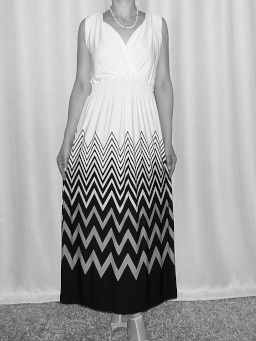
#> input picture rochie.jpg, 256 x 341 px
$ python app.py
#> lines starting #> are read from the running program, lines starting #| are printed output that depends on the picture; after the words box and inside, x2 and y2 are one past the last pixel; in counts of white or black regions, pixels touching at a corner belong together
import math

import matplotlib as mpl
import matplotlib.pyplot as plt
import numpy as np

#from fcmeans import FCM
import skfuzzy as fuzz
from numpy import ndarray as npnd
from scipy import signal
from skimage import color, feature, io, measure
from skimage.transform import resize
from sklearn import cluster, datasets

#1) Procesarea imaginii 'rochie.jpg'

# Încărcarea imaginii și afișarea ei
image = io.imread('rochie.jpg')
#> image is the input picture: shape (341, 256); min 0, max 249, mean 165.5

# Afișăm imaginea originală în tonuri de gri
plt.figure(),plt.imshow(image,cmap="gray"),plt.title("Rochie"),plt.colorbar(),plt.show()

print(np.shape(image))
#| (341, 256)

# Funcție pentru calculul histogramei
# Această funcție calculează distribuția intensităților pixelilor în imagine
# Returnează un vector de 256 de elemente, fiecare reprezentând frecvența relativă a unei intensități
def histogram(height, width, image):
    hist=np.zeros(256)  # Inițializăm histograma cu zerouri
    for i in range(height):
        for j in range(width):
            hist[image[i,j]]+=1    # Incrementăm contorul pentru intensitatea curentă
    return hist/(height*width)    # Normalizăm histograma împărțind la numărul total de pixeli

# Calculăm și afișăm histograma imaginii
height, width = np.shape(image)
#> height = 341; width = 256
hist = histogram(height, width, image)
#> hist = 256 values, max 0.0186 at index 200, min 0 at index 250, mean 0.00391
plt.figure(),plt.plot(hist),plt.title("Histograma Rochie"),plt.show()
#> figure, not shown here; curve peaks at x = 200, y = 0.0186

# Alegerea pragurilor de segmentare bazate pe histogramă
# Aceste praguri sunt alese pentru a separa regiunile întunecate, medii și luminoase
Threshold1 = 80   # Prag pentru separarea regiunilor întunecate
Threshold2 = 225  # Prag pentru separarea regiunilor luminoase

# Crearea imaginii segmentate
# 0 = regiuni luminoase
# 1 = regiuni medii
# 2 = regiuni întunecate
result = np.zeros((height, width), dtype=np.uint8)

for i in range(height):
    for j in range(width):
        if (image[i,j]<Threshold1):
            result[i,j]=2                 # Regiuni întunecate
        elif (Threshold1<=image[i,j]<=Threshold2):
            result[i,j]=1                 # Regiuni medii
        elif (image[i,j]>Threshold2):
            result[i,j]=0                 # Regiuni luminoase
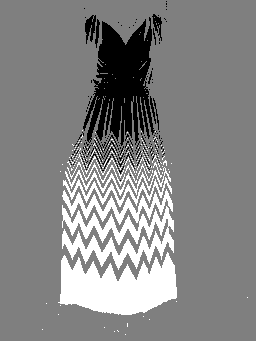
#> result: shape (341, 256); min 0, max 2, mean 1.05; drawn with min black and max white

plt.figure(), plt.imshow(result, cmap='gray')
plt.title("Segmentare rochie"), plt.colorbar(), plt.show()


#2) Procesarea imaginii 'S6.png'

# Încărcarea și conversia imaginii
image2 = io.imread('S6.png')
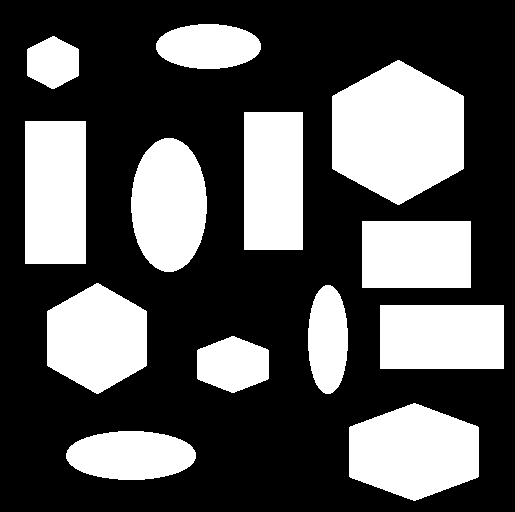
#> input picture s6.png, 515 x 512 px, found by its file name
#> image2 is the input picture: shape (512, 515, 4); mean R, G, B, A 87, 87, 87, 255

# Conversia imaginii la tonuri de gri dacă este necesar
# Verificăm dacă imaginea este color (3 canale) sau RGBA (4 canale)
if image2.ndim == 3:
    if image2.shape[2] == 4:  # Dacă imaginea este în format RGBA
        image2 = color.rgba2rgb(image2)  # Mai întâi convertim RGBA la RGB
#> image2: shape (512, 515, 3) float64; values 0 (black) and 1 (white), 34.1% white; 13 white regions, largest, box (x1, y1, x2, y2) and area: (332, 60, 464, 205) 14430, (349, 403, 479, 501) 9670, (25, 121, 86, 264) 8723
    image2 = color.rgb2gray(image2)  # Apoi convertim la tonuri de gri

# Calculul gradientului folosind convoluții
# Folosim doi nuclei Sobel pentru a calcula gradientul în direcțiile x și y pentru a detecta marginile.
gradient_x = signal.convolve2d(image2,np.array([[0,-1,0],[0,0,0],[0,1,0]]),boundary='symm', mode='same')
gradient_y = signal.convolve2d(image2,np.array([[0,0,0],[-1,0,1],[0,0,0]]),boundary='symm', mode='same')
gradient = np.abs(gradient_x)+np.abs(gradient_y)  # Gradientul total este suma modulelor

plt.figure(),plt.imshow(gradient,cmap='gray'),plt.colorbar(),plt.show()
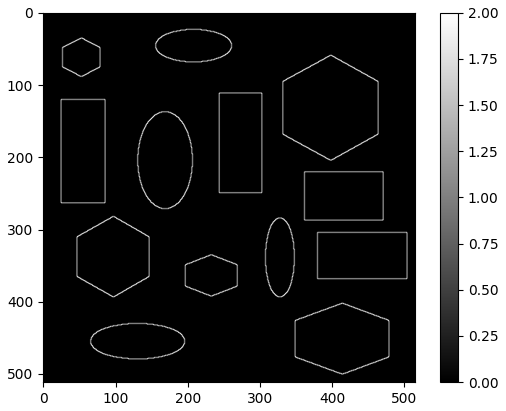
#> figure drawn by matplotlib, 2 panels

# Binarizarea gradientului pentru a obține contururile
# Folosim un prag adaptiv bazat pe media gradientului
threshold = np.mean(gradient) * 1.5  # prag adaptiv
#> threshold = 0.0547
contours = gradient > threshold
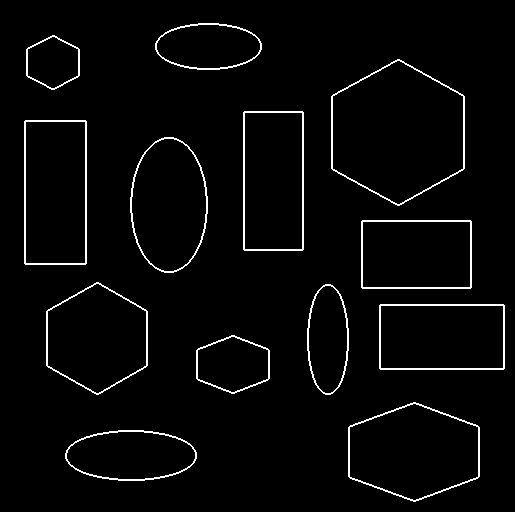
#> contours: shape (512, 515) bool; 3% white in thin lines or dots, all inside (x1, y1, x2, y2) = (24, 23, 505, 502)

# Identificarea obiectelor conectate în imagine
# Folosim algoritmul de etichetare pentru a găsi obiecte separate
labeled_objects = measure.label(contours)
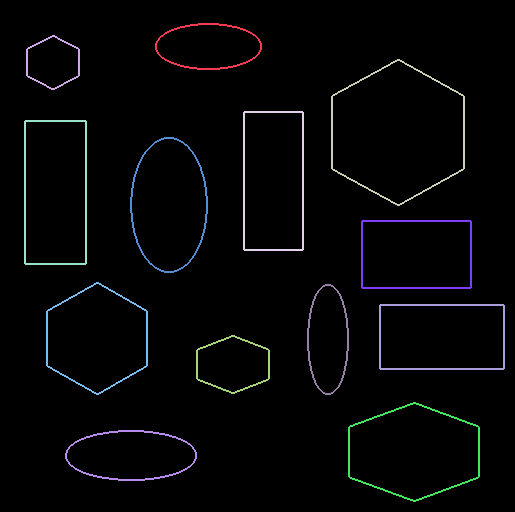
#> labeled_objects: shape (512, 515) int32; 14 distinct labels, from 0 to 13; one colour per label, 0 black
regions = measure.regionprops(labeled_objects)
#> regions = 13 regions; largest, box (x1, y1, x2, y2) and area: (331, 59, 465, 206) 816, (24, 120, 87, 265) 812, (243, 111, 304, 251) 784, (379, 304, 505, 370) 748, (348, 402, 480, 502) 716

# Calculul distanței între fiecare pereche de obiecte
# Găsim perechea de obiecte care sunt cele mai apropiate
min_distance = float('inf')
closest_pair = None

for i in range(len(regions)):
    for j in range(i + 1, len(regions)):
        # Calculul distanței euclidiene între centroidele obiectelor
        centroid_i = regions[i].centroid
        centroid_j = regions[j].centroid
        distance = np.sqrt((centroid_i[0] - centroid_j[0])**2 + (centroid_i[1] - centroid_j[1])**2)

        if distance < min_distance:
            min_distance = distance
            closest_pair = (i + 1, j + 1)  # +1 deoarece etichetele încep de la 1
#> this loop made 13 passes
#> after the loop, closest_pair = (7, 10); min_distance = 86.35

# Crearea unei noi imagini care conține doar cele două obiecte cele mai apropiate
result2 = np.zeros_like(labeled_objects)
if closest_pair:
    result2[labeled_objects == closest_pair[0]] = 1
    result2[labeled_objects == closest_pair[1]] = 1

# Afișarea imaginii cu obiectele cele mai apropiate
plt.figure(), plt.imshow(result2, cmap='gray')
plt.title("Cele două obiecte cele mai apropiate"), plt.show()

#3) Analiza formelor obiectelor
#Calculăm raportul p**2/A pentru fiecare obiect și le grupăm în categorii.
#Acest raport este invariant la scalare și poate fi folosit pentru clasificarea formelor.

# Calculul raportului r = p**2 / A pentru fiecare obiect
ratios = []
for region in regions:
    perimeter = region.perimeter
    area = region.area
    if area > 0:  # evităm împărțirea la zero
        ratio = (perimeter ** 2) / area
        ratios.append(ratio)
#> this loop made 13 passes
#> (perimeter, area, ratio) on passes 1 to 12: (460, 460, 460), (312, 312, 312), (816, 816, 816), (773.7, 784, 763.5), (801.7, 812, 791.4), (618, 618, 618), (689.7, 700, 679.5), (616, 616, 616), (464, 464, 464), (737.7, 748, 727.5), (400, 400, 400), (716, 716, 716)
#> after the loop, ratios = [460, 312, 816, 763.5, 791.4, 618, 679.5, 616, 464, 727.5, 400, 716, 560]

# Gruparea formelor în 3 categorii folosind K-means
if len(ratios) > 0:
    # Convertim rapoartele într-un array 2D pentru K-means
    X = np.array(ratios).reshape(-1, 1)
#> X has the same summary as ratios

    # Aplicăm K-means pentru 3 categorii
    kmeans = cluster.KMeans(n_clusters=3, random_state=42)
    labels = kmeans.fit_predict(X)
#> labels = [1, 2, 0, 0, 0, 1, 0, 1, 1, 0, 2, 0, 1]

    # Creăm o imagine colorată pentru fiecare categorie
    color_result = np.zeros((labeled_objects.shape[0], labeled_objects.shape[1], 3))

    # Culori pentru fiecare categorie (RGB)
    colors = [(1,0,0), (0,1,0), (0,0,1)]  # roșu, verde, albastru

    # Colorăm fiecare obiect în funcție de categoria sa
    for i, region in enumerate(regions):
        if region.area > 0:
            ratio = (region.perimeter ** 2) / region.area
            category = kmeans.predict([[ratio]])[0]
            mask = labeled_objects == (i + 1)
            for c in range(3):
                color_result[mask, c] = colors[category][c]
#> this loop made 13 passes
#> (ratio, category) on passes 1 to 12: (460, 1), (312, 2), (816, 0), (763.5, 0), (791.4, 0), (618, 1), (679.5, 0), (616, 1), (464, 1), (727.5, 0), (400, 2), (716, 0)
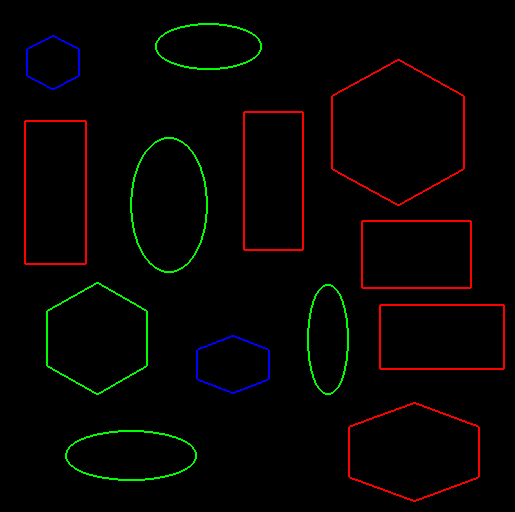
#> color_result: shape (512, 515, 3) float64; mean of channels 0, 1, 2 0.0174, 0.0103, 0.0027; drawn as R, G, B

    # Afișăm rezultatul
    plt.figure(figsize=(10, 8))
    plt.imshow(color_result)
    plt.title("Gruparea formelor în 3 categorii bazată pe raportul r = p**2/A")
    plt.show()

#4) Identificarea obiectului cel mai apropiat de un hexagon ideal
#Calculăm raportul teoretic pentru un hexagon regulat și găsim obiectul cu raportul cel mai apropiat.


# Calculul raportului pentru un hexagon regulat:
# Pentru un hexagon regulat cu latura 'latura':
# - Perimetrul (p) = 6 * latura
# - Aria (A) = (3 * sqrt(3) * latura^2) / 2
# Raportul r = p^2 / A = (6a)^2 / ((3 * sqrt(3) * a^2) / 2)
# r = 36a^2 / ((3 * sqrt(3) * a^2) / 2)
# r = 72 / (3 * sqrt(3))
# r = 24 / sqrt(3)
# obs latura este considerată 1 pentru raportul ideal

l = 1
ideal_hexagon_ratio = 72 / (3*l*l*math.sqrt(3))
print(f"Raportul teoretic pentru un hexagon regulat: {ideal_hexagon_ratio:.2f}")

# Găsim obiectul cu raportul cel mai apropiat de hexagonul ideal
min_difference = float('inf')
hexagon_object = None
object_index = None

for i, region in enumerate(regions):
    if region.area > 0:
        perimeter = region.perimeter
        area = region.area
        ratio = (perimeter ** 2) / area
        difference = abs(ratio - ideal_hexagon_ratio)

        if difference < min_difference:
            min_difference = difference
            hexagon_object = region
            object_index = i
#> this loop made 13 passes
#> (perimeter, area, ratio, difference, min_difference, object_index) on passes 1 to 2: (460, 460, 460, 446.1, 446.1, 0), (312, 312, 312, 298.1, 298.1, 1)
#> (perimeter, area, ratio, difference) on passes 3 to 8: (816, 816, 816, 802.1), (773.7, 784, 763.5, 749.6), (801.7, 812, 791.4, 777.6), (618, 618, 618, 604.1), (689.7, 700, 679.5, 665.6), (616, 616, 616, 602.1)
#> after the loop, min_difference = 298.1; object_index = 1

# Creăm o imagine pentru a afișa doar obiectul cel mai apropiat de hexagon
hexagon_image = np.zeros_like(labeled_objects)
if hexagon_object is not None:
    hexagon_image[labeled_objects == (object_index + 1)] = 1

    # Afișăm rezultatul
    plt.figure(figsize=(10, 8))
    plt.imshow(hexagon_image, cmap='gray')
    plt.title(f"Obiectul cel mai apropiat de un hexagon ideal (raport = {(hexagon_object.perimeter ** 2) / hexagon_object.area:.2f})")
    plt.show()

    # Afișăm și conturul obiectului
    contour = measure.find_contours(hexagon_image, 0.5)[0]
    plt.figure(figsize=(10, 8))
    plt.plot(contour[:, 1], contour[:, 0])
    plt.title("Conturul obiectului cel mai apropiat de un hexagon ideal")
    plt.axis('equal')
    plt.show()
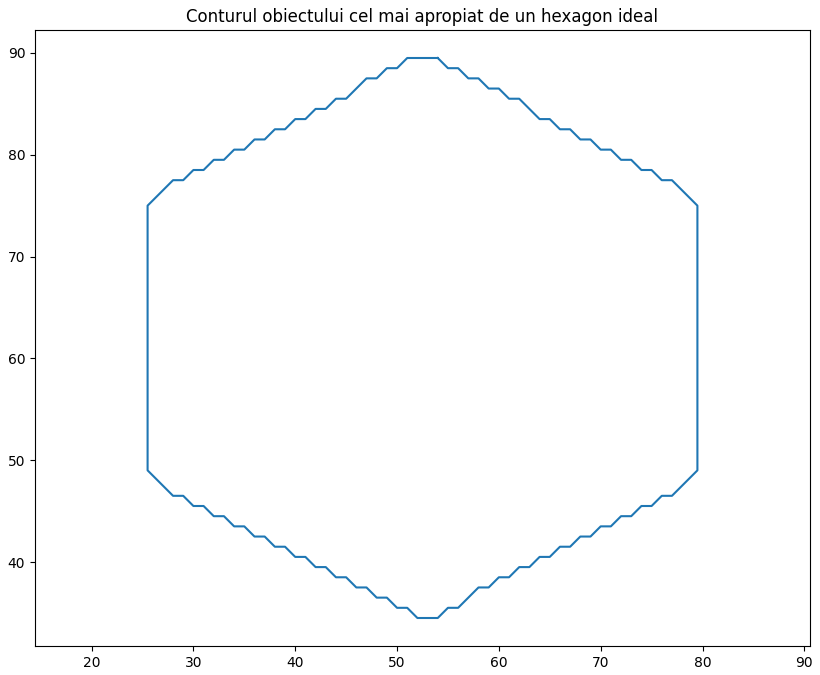
#> figure drawn by matplotlib, 1 panel

    # Afișăm diferența față de hexagonul ideal
    print(f"Diferența față de hexagonul ideal: {min_difference:.2f}")
#| Diferența față de hexagonul ideal: 298.14
